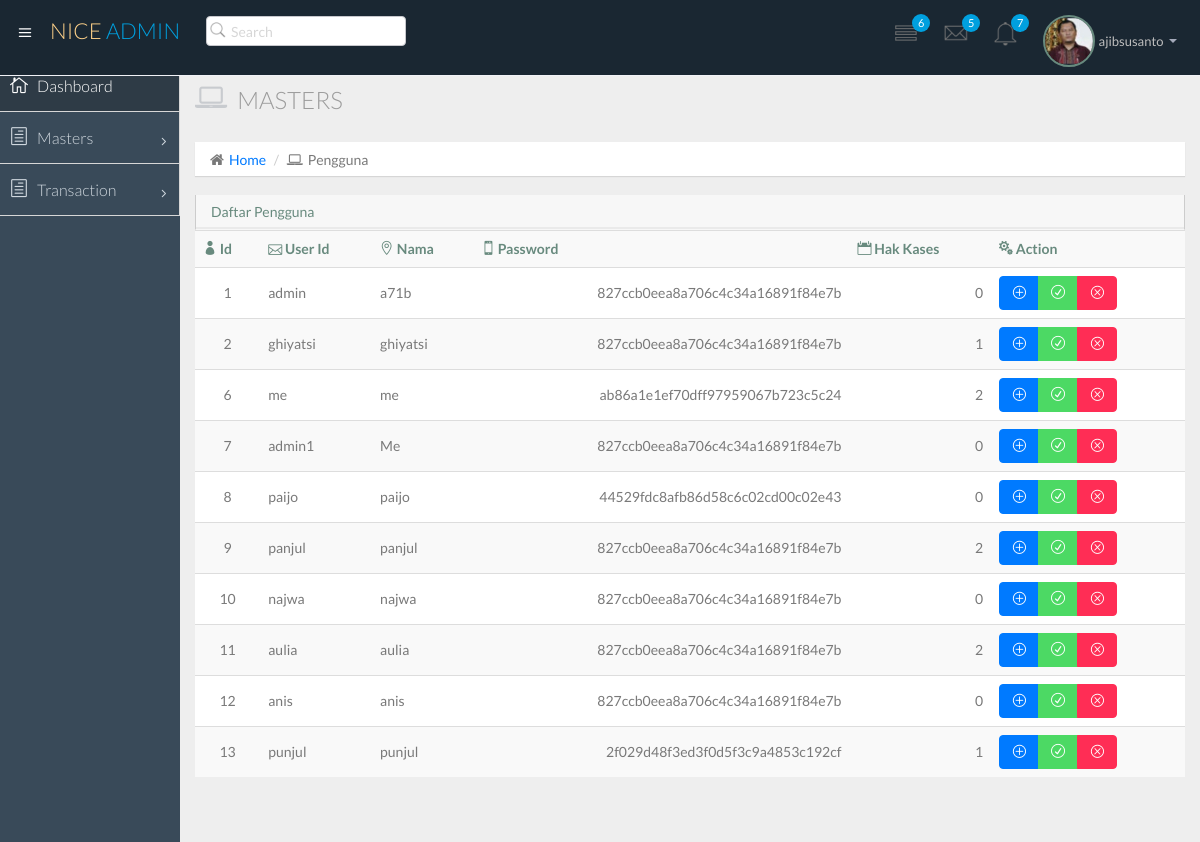
Page /index_admin.php?page=displayuser (signed in) on the committed database.
### tables this page shows
CREATE TABLE `user` (
  `id` int(4) NOT NULL AUTO_INCREMENT,
  `user_id` varchar(10) NOT NULL,
  `name` varchar(30) DEFAULT NULL,
  `password` varchar(32) DEFAULT NULL,
  `hak_akses` int(1) DEFAULT NULL,
  PRIMARY KEY (`id`),
  UNIQUE KEY `user_id_idx` (`user_id`)
);

### displayuser.php (the view, shortened to what this page needs)
<?php
	include "koneksi_ip.php"
?>
<HTML>
<HEAD>
</HEAD>
<BODY>
<div class="row">
				<div class="col-lg-12">
					<h3 class="page-header"><i class="fa fa-laptop"></i> Masters</h3>
					<ol class="breadcrumb">
						<li><i class="fa fa-home"></i><a href="index_admin.php">Home</a></li>
						<li><i class="fa fa-laptop"></i>Pengguna</li>
					</ol>
				</div>
			</div>
			  <div class="row">
                  <div class="col-lg-12">
                      <section class="panel">
                          <header class="panel-heading">
                              Daftar Pengguna
                          </header>
                          <table class="table table-striped table-advance table-hover">
                           <tbody>
                              <tr>
                                 <th><i class="icon_profile"></i> Id</th>
                                 <th><i class="icon_mail_alt"></i> User Id</th>
                                 <th><i class="icon_pin_alt"></i> Nama</th>
                                 <th><i class="icon_mobile"></i> Password</th>
								 <th><i class="icon_calendar"></i> Hak Kases</th>
								 <th><i class="icon_cogs"></i> Action</th>
                              </tr>
<?php
    $query = "SELECT * FROM user order by id";
  $sql = mysqli_query ($conn,$query);
 	while ($hasil = mysqli_fetch_array ($sql)) {
		$kode = $hasil['id'];
		$user_id = stripslashes ($hasil['user_id']);
		$nama = stripslashes ($hasil['name']);
		$password = $hasil['password'];
		$hak = $hasil['hak_akses'];
		echo "<tr>
		<td align='center'>$kode</td>
		<td align='left' >$user_id</td>
		<td align='left'>$nama</td>
		<td align='right'>$password</td>
		<td align='right'>$hak</td>";
		?>
		<td>
		                          <div class="btn-group">
                                      <a class="btn btn-primary" href="<?php echo "index_admin.php?page=tambahuser"?>"><i class="icon_plus_alt2"></i></a>
                                      <a class="btn btn-success" href="<?php echo "index_admin.php?page=edituser&id=$kode"?>"><i class="icon_check_alt2"></i></a>
                                      <a class="btn btn-danger" onClick='return tanya()' href="<?php echo "index_admin.php?page=hapususer&id=$kode"?>"><i class="icon_close_alt2"></i></a>
                                  </div>
                                  </td>
                              </tr>
	        <?php } ?>
		</tbody>
                        </table>
                      </section>
                  </div>
              </div>
</BODY>
</HTML>

### index_admin.php (shortened to what this page needs)
<!DOCTYPE html>
<html lang="en">
  <head>
    <link href="css/bootstrap.min.css" rel="stylesheet">
    <link href="css/bootstrap-theme.css" rel="stylesheet">
    <link href="css/elegant-icons-style.css" rel="stylesheet" />
    <link href="css/font-awesome.min.css" rel="stylesheet" />
    <link href="assets/fullcalendar/fullcalendar/bootstrap-fullcalendar.css" rel="stylesheet" />
	<link href="assets/fullcalendar/fullcalendar/fullcalendar.css" rel="stylesheet" />
    <link href="assets/jquery-easy-pie-chart/jquery.easy-pie-chart.css" rel="stylesheet" type="text/css" media="screen"/>
    <link rel="stylesheet" href="css/owl.carousel.css" type="text/css">
	<link href="css/jquery-jvectormap-1.2.2.css" rel="stylesheet">
	<link rel="stylesheet" href="css/fullcalendar.css">
	<link href="css/widgets.css" rel="stylesheet">
    <link href="css/style.css" rel="stylesheet">
    <link href="css/style-responsive.css" rel="stylesheet" />
	<link href="css/xcharts.min.css" rel=" stylesheet">
	<link href="css/jquery-ui-1.10.4.min.css" rel="stylesheet">
  </head>
  <body>
  <section id="container" class="">
      <header class="header dark-bg">
            <div class="toggle-nav">
                <div class="icon-reorder tooltips" data-original-title="Toggle Navigation" data-placement="bottom"><i class="icon_menu"></i></div>
            </div>
            <a href="index.php" class="logo">Nice <span class="lite">Admin</span></a>
            <div class="nav search-row" id="top_menu">
                <ul class="nav top-menu">
                    <li>
                        <form class="navbar-form">
                            <input class="form-control" placeholder="Search" type="text">
                        </form>
                    </li>
                </ul>
            </div>
            <div class="top-nav notification-row">
                <ul class="nav pull-right top-menu">
                    <li id="task_notificatoin_bar" class="dropdown">
                        <a data-toggle="dropdown" class="dropdown-toggle" href="#">
                            <span class="icon-task-l"></i>
                            <span class="badge bg-important">6</span>
                        </a>
                    </li>
                    <li id="mail_notificatoin_bar" class="dropdown">
                        <a data-toggle="dropdown" class="dropdown-toggle" href="#">
                            <i class="icon-envelope-l"></i>
                            <span class="badge bg-important">5</span>
                        </a>
                    </li>
                    <li id="alert_notificatoin_bar" class="dropdown">
                        <a data-toggle="dropdown" class="dropdown-toggle" href="#">
                            <i class="icon-bell-l"></i>
                            <span class="badge bg-important">7</span>
							</a>
                    </li>
                    <li class="dropdown">
                        <a data-toggle="dropdown" class="dropdown-toggle" href="#">
                            <span class="profile-ava">
                                <img alt="" src="img/a71b.ico">
                            </span>
                            <span class="username">ajibsusanto</span>
                            <b class="caret"></b>
                        </a>
                    </li>
                </ul>
            </div>
      </header>
		<?php
			include "menusamping.php"
		?>
	   <section id="main-content">
          <section class="wrapper">
		<?php
	if(isset($_REQUEST["page"])) {
		switch($_REQUEST["page"])
		{
			case "displayuser" : include("displayuser.php");break;
		}
		}
	else
	{ include("dashboard.php");
	}
	?>
		</section>
    </section>
  </section>
  </body>
</html>

### menusamping.php (shortened to what this page needs)
 <aside>
     <div id="sidebar"  class="nav-collapse ">
         <ul class="sidebar-menu">
             <li class="active">
                 <a class="" href="index.php?page=dashboard">
                     <i class="icon_house_alt"></i>
                     <span>Dashboard</span>
                 </a>
             </li>
 <li class="sub-menu">
                 <a href="javascript:;" class="">
                     <i class="icon_document_alt"></i>
                     <span>Masters</span>
                     <span class="menu-arrow arrow_carrot-right"></span>
                 </a>
             </li>
<li class="sub-menu">
                 <a href="javascript:;" class="">
                     <i class="icon_document_alt"></i>
                     <span>Transaction</span>
                     <span class="menu-arrow arrow_carrot-right"></span>
                 </a>
             </li>
         </ul>
     </div>
 </aside>

### rows in the picture
user: id "1", user "admin", name "a71b", password "827ccb0eea8a706c4c34a16891f84e7b", hak_akses "0"
user: id "2", user "ghiyatsi", name "ghiyatsi", password "827ccb0eea8a706c4c34a16891f84e7b", hak_akses "1"
user: id "6", user "me", name "me", password "ab86a1e1ef70dff97959067b723c5c24", hak_akses "2"
user: id "7", user "admin1", name "Me", password "827ccb0eea8a706c4c34a16891f84e7b", hak_akses "0"
user: id "8", user "paijo", name "paijo", password "44529fdc8afb86d58c6c02cd00c02e43", hak_akses "0"
user: id "9", user "panjul", name "panjul", password "827ccb0eea8a706c4c34a16891f84e7b", hak_akses "2"
user: id "10", user "najwa", name "najwa", password "827ccb0eea8a706c4c34a16891f84e7b", hak_akses "0"
user: id "11", user "aulia", name "aulia", password "827ccb0eea8a706c4c34a16891f84e7b", hak_akses "2"
user: id "12", user "anis", name "anis", password "827ccb0eea8a706c4c34a16891f84e7b", hak_akses "0"
user: id "13", user "punjul", name "punjul", password "2f029d48f3ed3f0d5f3c9a4853c192cf", hak_akses "1"
